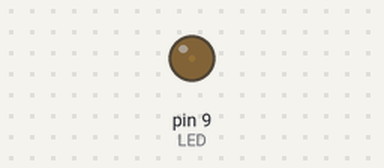
Bench run of a sketch on a simulated Arduino Uno, built with avr-gcc and run on an emulated ATmega328P. On the bench: output pins drawn as LEDs (lit = HIGH).

Above: at 0.05 s.
At 1.15 s:
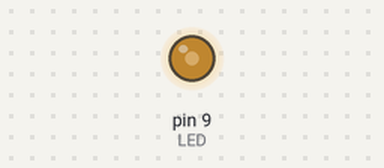
At 2.3 s:
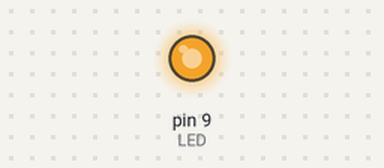
At 4.6 s:
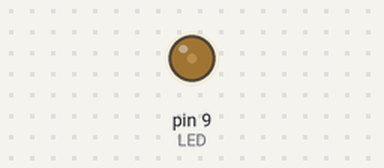
Timing chart, 0 to 6.7 s (numbered marks = the images above):
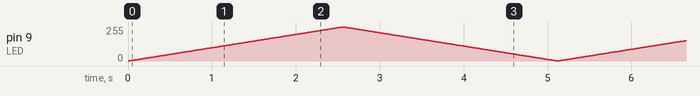

The sketch:

03_LED_brightness.ino
```cpp
const int LED = 9; //PWM

void setup() {
  // put your setup code here, to run once:
  pinMode(LED, OUTPUT);
 // digitalWrite(LED, HIGH);
}

void loop() {
  // put your main code here, to run repeatedly:
  int i;
  for (i = 0; i < 256; i++) {
    analogWrite(LED, i);
    delay(10);
  }
  for (i = 255; i >- 0; i--) {
    analogWrite(LED, i);
    delay(10);
  }
}
```
